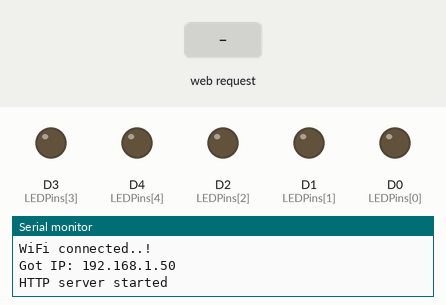
Recording of a sketch running on a simulated ESP8266 (NodeMCU). On the bench: output pins drawn as LEDs (lit = HIGH), the last lines printed to the serial monitor. The inputs (shaded band) are chosen by the test bench. WiFi joins after 1.5 s; servers stay silent unless stated.

Above: at 3.2 s.
3.3 s: HTTP request GET /toggleLED received
At 3.6 s:
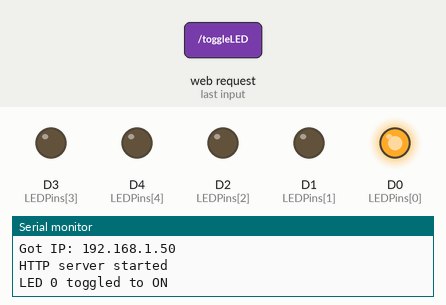
4.8 s: HTTP request GET /toggleAll received
At 6.0 s:
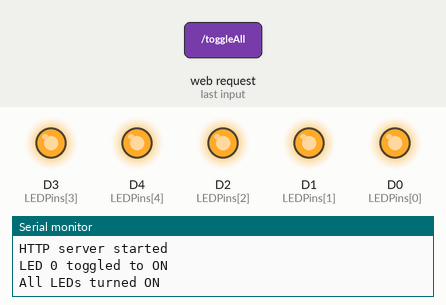
6.3 s: HTTP request GET /toggleLED?led=1 received
At 7.1 s:
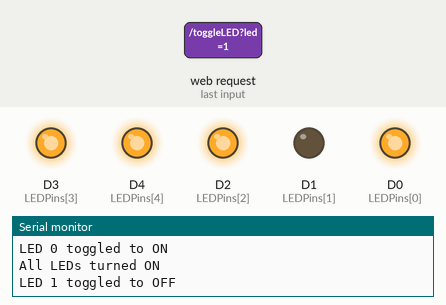
7.8 s: HTTP request GET /toggleLED?led=0 received
At 8.3 s:
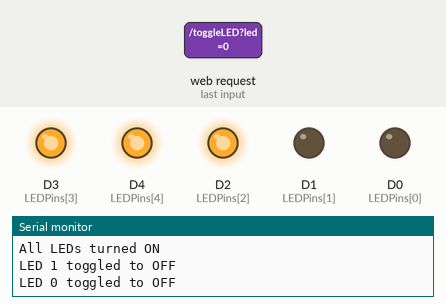
9.3 s: HTTP request GET /toggleLED?led=1 received
At 10.5 s:
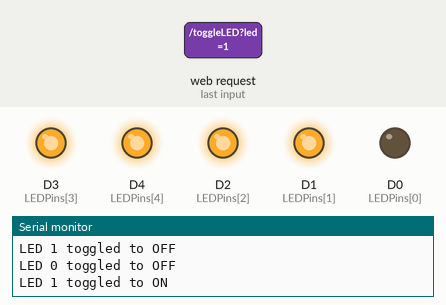
10.8 s: HTTP request GET /toggleAll?led=1 received
At 11.7 s:
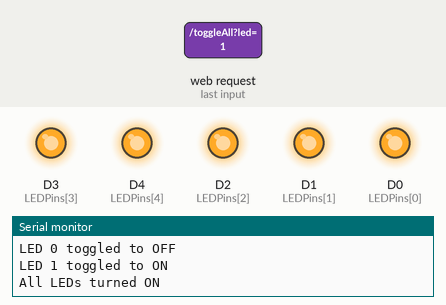
Timing chart, 0 to 13.3 s (numbered marks = the images above; inputs shaded):
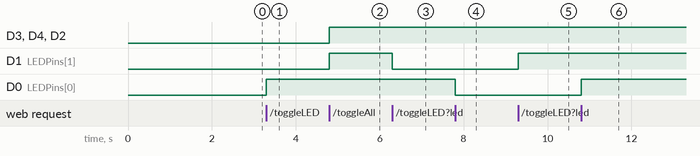

Measured:
- after the input at 3.3 s, D0 (LEDPins[0]): LOW → HIGH at once
- after the input at 4.8 s, D3 (LEDPins[3]), D4 (LEDPins[4]), D2 (LEDPins[2]), D1 (LEDPins[1]): LOW → HIGH at once
- after the input at 6.3 s, D1 (LEDPins[1]): HIGH → LOW at once
- after the input at 7.8 s, D0 (LEDPins[0]): HIGH → LOW at once
- after the input at 9.3 s, D1 (LEDPins[1]): LOW → HIGH at once
- after the input at 10.8 s, D0 (LEDPins[0]): LOW → HIGH at once

The sketch:

NodeMCU-Web-Server-for-Home-Automation.ino
```cpp
#include <ESP8266WiFi.h>
#include <ESP8266WebServer.h>

/********** PLEASE CHANGE THIS *************************/
const char* ssid = "<WIFI NAMW>";
const char* password = "<PASSWORD>";

ESP8266WebServer server(80);

// Pins for LEDs
uint8_t LEDPins[] = {D0, D1, D2, D3, D4};
bool LEDStatus[] = {LOW, LOW, LOW, LOW, LOW};

void setup() {
  Serial.begin(115200);

  // Initialize LED pins
  for (uint8_t i = 0; i < 5; i++) {
    pinMode(LEDPins[i], OUTPUT);
    digitalWrite(LEDPins[i], LEDStatus[i]);
  }

  Serial.println("Connecting to ");
  Serial.println(ssid);

  // Connect to WiFi
  WiFi.begin(ssid, password);

  // Wait for WiFi connection
  while (WiFi.status() != WL_CONNECTED) {
    delay(1000);
    Serial.print(".");
  }
  Serial.println("");
  Serial.println("WiFi connected..!");
  Serial.print("Got IP: ");
  Serial.println(WiFi.localIP());

  // Web server routes
  server.on("/", handleRoot);
  server.on("/toggleLED", updateLED);
  server.on("/toggleAll", toggleAllLEDs);
  server.onNotFound(handleNotFound);

  server.begin();
  Serial.println("HTTP server started");
}

void loop() {
  server.handleClient();
}

// Handles the root page
void handleRoot() {
  server.send(200, "text/html", prepareHTML());
}

// Updates individual LED status
void updateLED() {
  uint8_t ledIndex = server.arg("led").toInt();
  if (ledIndex >= 0 && ledIndex < 5) {
    LEDStatus[ledIndex] = !LEDStatus[ledIndex];
    digitalWrite(LEDPins[ledIndex], LEDStatus[ledIndex]);
    Serial.printf("LED %d toggled to %s\n", ledIndex, LEDStatus[ledIndex] ? "ON" : "OFF");
  }
  server.send(200, "text/html", prepareHTML());
}

// Toggles all LEDs at once
void toggleAllLEDs() {
  bool allOn = true;

  // Check if all LEDs are ON
  for (uint8_t i = 0; i < 5; i++) {
    if (!LEDStatus[i]) {
      allOn = false;
      break;
    }
  }

  // Set all LEDs to the opposite state
  for (uint8_t i = 0; i < 5; i++) {
    LEDStatus[i] = !allOn;
    digitalWrite(LEDPins[i], LEDStatus[i]);
  }

  Serial.println(allOn ? "All LEDs turned OFF" : "All LEDs turned ON");
  server.send(200, "text/html", prepareHTML());
}

// Handles 404 errors
void handleNotFound() {
  server.send(404, "text/plain", "Not found");
}

// Prepares the HTML page
String prepareHTML() {
  String html = "<!DOCTYPE html>"
                "<html>"
                "<head>"
                "<meta charset=\"UTF-8\">"
                "<meta name=\"viewport\" content=\"width=device-width, initial-scale=1\">"
                "<title>NodeMCU ESP8266 Web Server</title>"
                "<style>"
                "body {"
                "  font-family: 'Courier New', Courier, monospace;"
                "  background: #1c1c1c;"
                "  color: #00ff00;"
                "  text-shadow: 0 0 5px rgba(0, 255, 0, 0.7);"
                "}"
                "h1 {"
                "  text-align: center;"
                "  margin-bottom: 30px;"
                "}"
                ".container {"
                "  max-width: 800px;"
                "  margin: auto;"
                "  text-align: center;"
                "}"
                ".button {"
                "  display: inline-block;"
                "  margin: 10px;"
                "  padding: 10px 20px;"
                "  font-size: 20px;"
                "  color: #00ff00;"
                "  text-decoration: none;"
                "  background: #333;"
                "  border: 2px solid #00ff00;"
                "  border-radius: 5px;"
                "  transition: 0.3s;"
                "}"
                ".button:hover {"
                "  color: #ff007f;"
                "  border-color: #ff007f;"
                "}"
                "</style>"
                "</head>"
                "<body>"
                "<div class=\"container\">"
                "<h1>NodeMCU ESP8266 Web Server</h1>";

  // Add buttons for each LED
  for (uint8_t i = 0; i < 5; i++) {
    html += "<p>LED " + String(i + 1) + " ";
    html += (LEDStatus[i] ? "(ON)" : "(OFF)");
    html += "</p>";
    html += "<a class=\"button\" href=\"/toggleLED?led=" + String(i) + "\">Toggle LED " + String(i + 1) + "</a>";
  }

  // Add button to toggle all LEDs
  html += "<hr>"
          "<a class=\"button\" href=\"/toggleAll\">Toggle All LEDs</a>"
          "</div>"
          "</body>"
          "</html>";

  return html;
}
```
